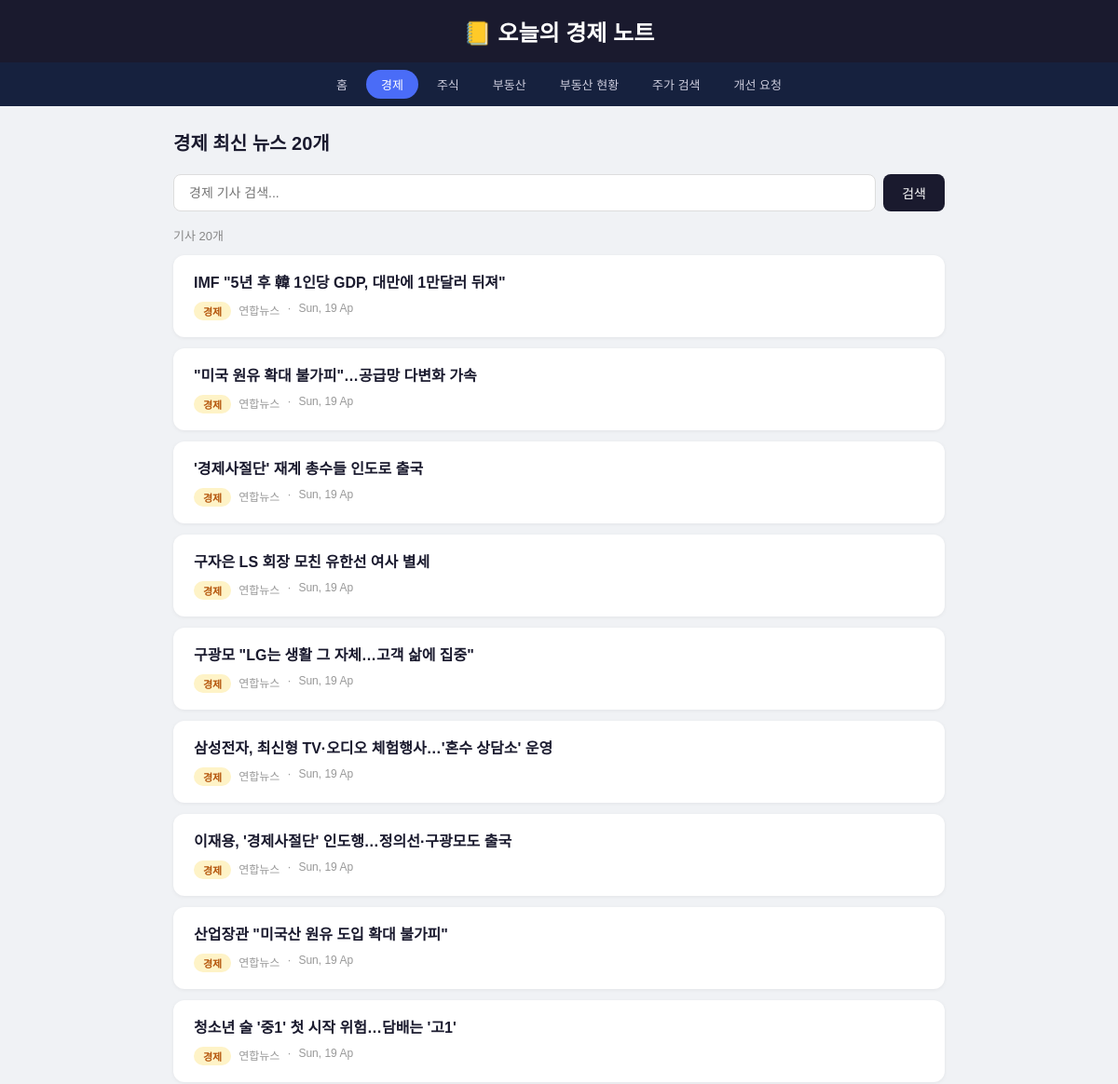
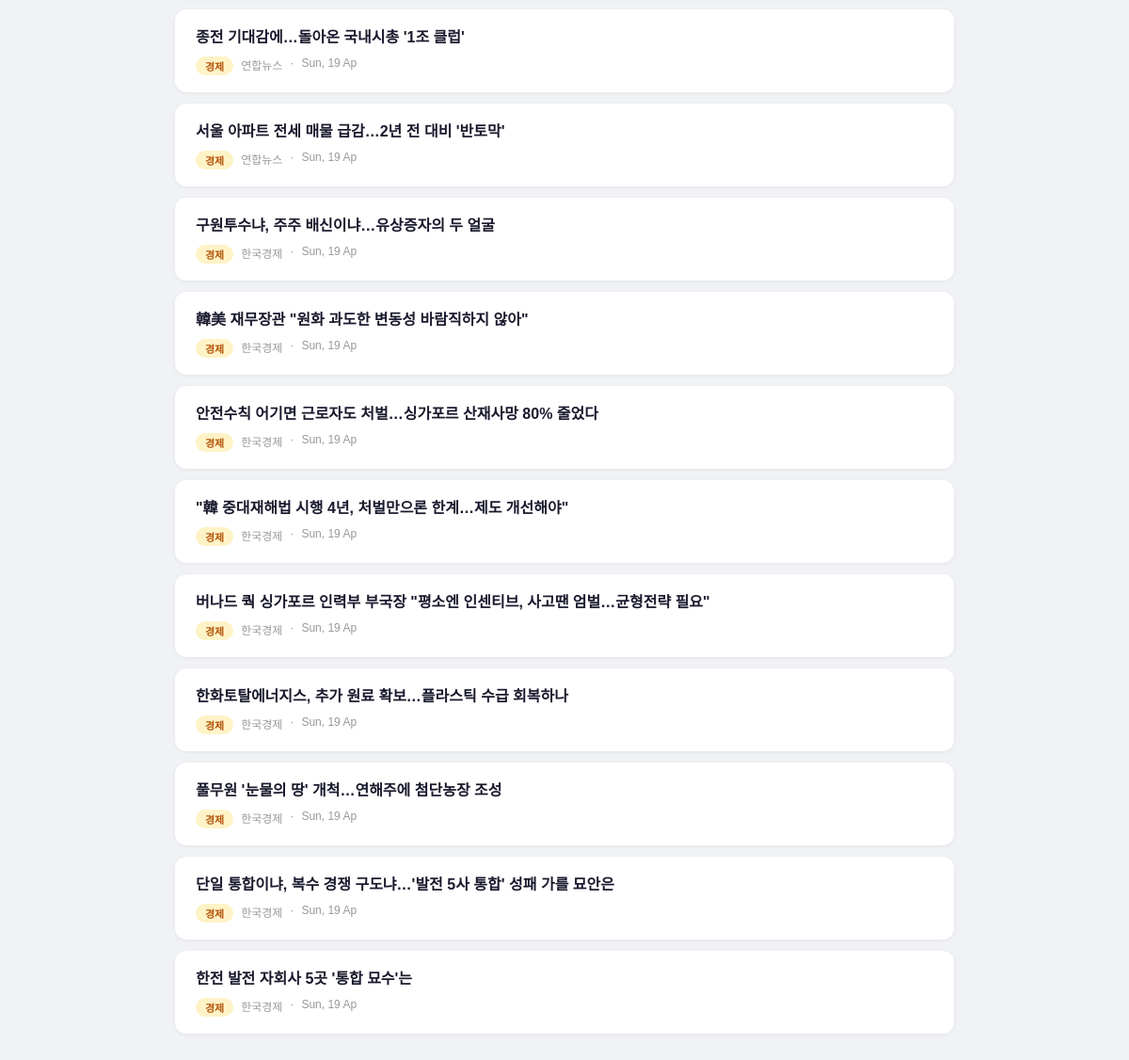
The page /news/경제 on the database its author committed (2 pictures, top to bottom).
### tables this page shows
CREATE TABLE articles (
            id       INTEGER PRIMARY KEY AUTOINCREMENT,
            title    TEXT NOT NULL,
            link     TEXT,
            source   TEXT,
            category TEXT,
            date     TEXT
        );

### app.py (the view)
@app.route("/news/<category>")
def news_category(category):
    articles = get_articles(category)
    return render_template("news.html", articles=articles, category=category)

### app.py (called while the page is built, shortened)
def get_articles(category=None):
    conn = sqlite3.connect(DB)
    c = conn.cursor()
    if category:
        c.execute("""
            SELECT id, title, link, source, category, date
            FROM articles WHERE category=?
            ORDER BY date DESC LIMIT 20
        """, (category,))
    rows = c.fetchall()
    conn.close()
    return [{"id": r[0], "title": r[1], "link": r[2], "source": r[3], "category": r[4], "date": r[5]} for r in rows]

### templates/news.html (shortened to what this page needs)
<!DOCTYPE html>
<html lang="ko">
<head>
</head>
<body>
<header><h1>📒 오늘의 경제 노트</h1></header>
<nav>
  <a href="/">홈</a>
  <a href="/news/경제" class="{{ 'active' if category == '경제' }}">경제</a>
  <a href="/news/주식" class="{{ 'active' if category == '주식' }}">주식</a>
  <a href="/news/부동산" class="{{ 'active' if category == '부동산' }}">부동산</a>
  <a href="/realestate">부동산 현황</a>
  <a href="/stock">주가 검색</a>
  <a href="/feedback">개선 요청</a>
</nav>
<div class="container">
  <h2>{{ category }} 최신 뉴스 20개</h2>
  <div class="search-bar">
    <input type="text" id="searchInput" placeholder="{{ category }} 기사 검색...">
    <button onclick="applyFilter()">검색</button>
  </div>
  <div class="result-count" id="resultCount"></div>
  <div id="articleList">
    {% for article in articles %}
    <div class="article-card">
      <h3><a href="{{ article['link'] }}" target="_blank" rel="noreferrer">{{ article['title'] }}</a></h3>
      <div class="meta">
        <span class="badge {{ article['category'] }}">{{ article['category'] }}</span>
        <span>{{ article['source'] }}</span>
        <span>·</span>
        <span>{{ article['date'] }}</span>
      </div>
    </div>
    {% endfor %}
  </div>
</div>
</body>
</html>

### templates/news.html (style rules this page uses)
* { box-sizing: border-box; margin: 0; padding: 0; }
body { font-family: 'Apple SD Gothic Neo', sans-serif; background: #f0f2f5; color: #1a1a2e; }
header { background: #1a1a2e; color: white; padding: 16px 0; text-align: center; }
header h1 { font-size: 24px; font-weight: 700; }
nav { background: #16213e; display: flex; justify-content: center; gap: 4px; padding: 8px; flex-wrap: wrap; }
nav a { color: #ccd; text-decoration: none; padding: 6px 16px; border-radius: 20px; font-size: 13px; transition: all 0.2s; }
nav a:hover, nav a.active { background: #4a6cf7; color: white; }
.container { max-width: 860px; margin: 0 auto; padding: 24px 16px 40px; }
h2 { font-size: 20px; margin-bottom: 20px; color: #1a1a2e; }
.search-bar { display: flex; margin-bottom: 16px; gap: 8px; }
.search-bar input { flex: 1; padding: 10px 16px; border-radius: 8px; border: 1.5px solid #ddd; font-size: 14px; font-family: inherit; outline: none; }
.search-bar button { padding: 10px 20px; background: #1a1a2e; color: white; border: none; border-radius: 8px; font-size: 14px; cursor: pointer; }
.result-count { font-size: 13px; color: #888; margin-bottom: 12px; }
.article-card { background: white; border-radius: 12px; padding: 18px 22px; margin-bottom: 12px; box-shadow: 0 1px 4px rgba(0,0,0,0.06); transition: transform 0.15s; }
.article-card h3 { font-size: 16px; margin-bottom: 8px; line-height: 1.5; }
.article-card h3 a { color: #1a1a2e; text-decoration: none; }
.meta { font-size: 12px; color: #999; display: flex; gap: 8px; }
.badge { display: inline-block; padding: 2px 10px; border-radius: 20px; font-size: 11px; font-weight: 600; }
.badge.경제 { background: #fef3c7; color: #b45309; }

### rows shown on the page
articles: title "IMF \"5년 후 韓 1인당 GDP, 대만에 1만달러 뒤져\"", category "경제", source "연합뉴스", date "Sun, 19 Ap"
articles: title "\"미국 원유 확대 불가피\"…공급망 다변화 가속", category "경제", source "연합뉴스", date "Sun, 19 Ap"
articles: title "'경제사절단' 재계 총수들 인도로 출국", category "경제", source "연합뉴스", date "Sun, 19 Ap"
articles: title "구자은 LS 회장 모친 유한선 여사 별세", category "경제", source "연합뉴스", date "Sun, 19 Ap"
articles: title "구광모 \"LG는 생활 그 자체…고객 삶에 집중\"", category "경제", source "연합뉴스", date "Sun, 19 Ap"
articles: title "삼성전자, 최신형 TV·오디오 체험행사…'혼수 상담소' 운영", category "경제", source "연합뉴스", date "Sun, 19 Ap"
articles: title "이재용, '경제사절단' 인도행…정의선·구광모도 출국", category "경제", source "연합뉴스", date "Sun, 19 Ap"
articles: title "산업장관 \"미국산 원유 도입 확대 불가피\"", category "경제", source "연합뉴스", date "Sun, 19 Ap"
articles: title "청소년 술 '중1' 첫 시작 위험…담배는 '고1'", category "경제", source "연합뉴스", date "Sun, 19 Ap"
articles: title "종전 기대감에…돌아온 국내시총 '1조 클럽'", category "경제", source "연합뉴스", date "Sun, 19 Ap"
articles: title "서울 아파트 전세 매물 급감…2년 전 대비 '반토막'", category "경제", source "연합뉴스", date "Sun, 19 Ap"
articles: title "구원투수냐, 주주 배신이냐…유상증자의 두 얼굴", category "경제", source "한국경제", date "Sun, 19 Ap"
articles: title "韓美 재무장관 \"원화 과도한 변동성 바람직하지 않아\"", category "경제", source "한국경제", date "Sun, 19 Ap"
articles: title "안전수칙 어기면 근로자도 처벌…싱가포르 산재사망 80% 줄었다", category "경제", source "한국경제", date "Sun, 19 Ap"
articles: title "\"韓 중대재해법 시행 4년, 처벌만으론 한계…제도 개선해야\"", category "경제", source "한국경제", date "Sun, 19 Ap"
articles: title "버나드 쿽 싱가포르 인력부 부국장 \"평소엔 인센티브, 사고땐 엄벌…균형전략 필요\"", category "경제", source "한국경제", date "Sun, 19 Ap"
articles: title "한화토탈에너지스, 추가 원료 확보…플라스틱 수급 회복하나", category "경제", source "한국경제", date "Sun, 19 Ap"
articles: title "풀무원 '눈물의 땅' 개척…연해주에 첨단농장 조성", category "경제", source "한국경제", date "Sun, 19 Ap"
articles: title "단일 통합이냐, 복수 경쟁 구도냐…'발전 5사 통합' 성패 가를 묘안은", category "경제", source "한국경제", date "Sun, 19 Ap"
articles: title "한전 발전 자회사 5곳 '통합 묘수'는", category "경제", source "한국경제", date "Sun, 19 Ap"

### other values the page prints
{{ category }} "경제"
